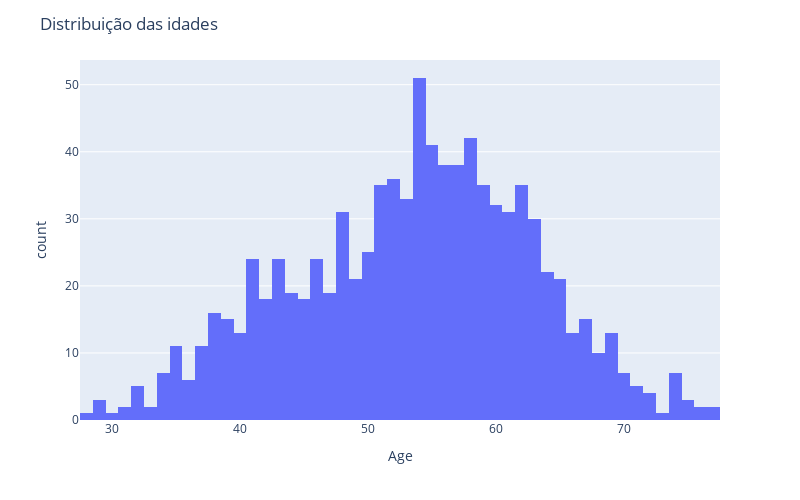

Notebook code for this chart:
### Code cell
hist1 = px.histogram(dados, x='Age',nbins=60)
hist1.update_layout(width=800,height=500,title_text="Distribuição das idades")
hist1.show()

### Figure 1 — Plotly figure (JSON) as saved in the notebook; plotly's stock layout.template omitted (floating-point values rounded to 4 significant figures; data arrays with more than 128 entries replaced by an {"elided": "..."} marker saying what was removed)
{"data": [{"alignmentgroup": "True", "bingroup": "x", "hovertemplate": "Age=%{x}<br>count=%{y}<extra></extra>", "legendgroup": "", "marker": {"color": "#636efa", "pattern": {"shape": ""}}, "name": "", "nbinsx": 60, "offsetgroup": "", "orientation": "v", "showlegend": false, "type": "histogram", "x": {"elided": "918 int values"}, "xaxis": "x", "yaxis": "y"}], "layout": {"barmode": "relative", "height": 500, "legend": {"tracegroupgap": 0}, "margin": {"t": 60}, "title": {"text": "Distribuição das idades"}, "width": 800, "xaxis": {"anchor": "y", "domain": [0, 1], "title": {"text": "Age"}}, "yaxis": {"anchor": "x", "domain": [0, 1], "title": {"text": "count"}}}}
